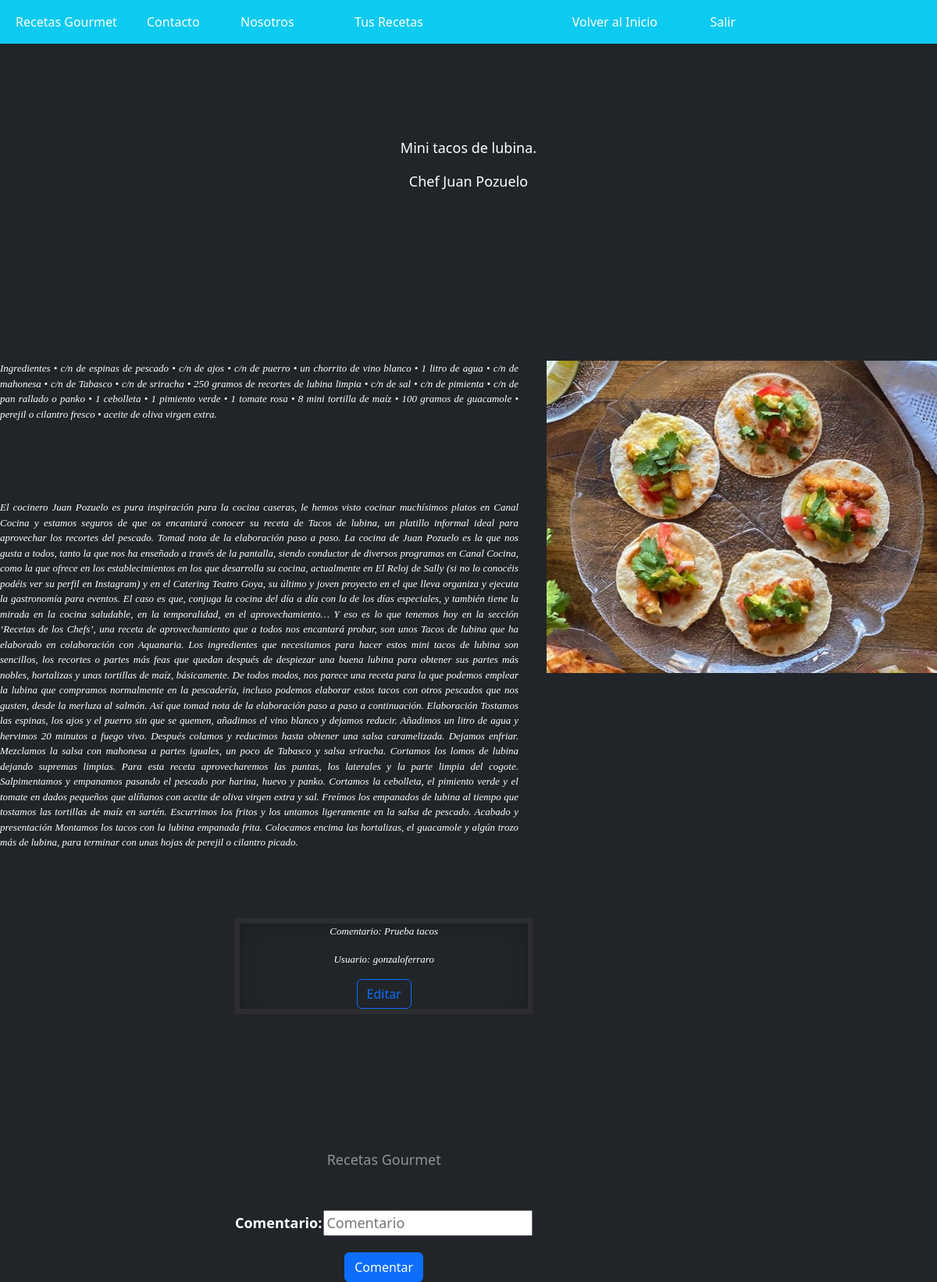
Screenshot of /Blog/taco/ with the database file from the repository.
### Blog/models.py (models this page shows, shortened)
class Receta(models.Model):
    imagen = models.ImageField(upload_to= "recetas", null= True, blank = True)
    nombre = models.CharField(max_length=80)
    ingrediente = models.CharField(max_length=5000, null=True, blank = True)
    texto = models.CharField(max_length=5000)
    email = models.EmailField()
    autor = models.CharField(max_length=30)

class Comentario(models.Model):
    Comentario = models.CharField(max_length=500)
    us = models.CharField(max_length=500, null=True, blank=True)
    autor = models.CharField(max_length=500, null=True, blank=True)
    nivel = models.CharField(max_length=500, null=True, blank=True)

### Blog/views.py (the view)
# urls.py: path('taco/', taco),
def taco(request):
    autor1 = "Juan Pozuelo"
    rec = Receta.objects.filter(autor=autor1)
    com=Comentario.objects.filter(autor=autor1)
    if request.method == "POST":
        formulario = form_comentario(request.POST)
        if formulario.is_valid():
            informacion = formulario.cleaned_data
            com = Comentario(Comentario = informacion["Comentario"],
            us= request.user, autor="Juan Pozuelo")
            com.save() #Guardo la data en la base de datos como en la función estudiantes.
            com=Comentario.objects.filter(autor=autor1)
            return render(request, "taco.html",{"recetas":rec,"comentarios":com,"formulario":formulario})
        else:
            formulario = form_comentario()
            return render(request, "taco.html",{"recetas":rec,"comentarios":com,"formulario":formulario})
    else:
        formulario = form_comentario()
        return render(request, "taco.html",{"recetas":rec,"comentarios":com,"formulario":formulario})

### Blog/forms.py
class form_comentario(forms.Form):
    Comentario = forms.CharField(widget= forms.TextInput(attrs={'placeholder': 'Comentario'}))
    class Meta:
        model = User
        fields = ['Comentario']
        help_texts = {k:"" for k in fields}

### Blog/template/taco.html (shortened to what this page needs)
{% extends "home.html"%}
    {% load static %}
{% block contenido %}
<body class="d-flex h-100 text-center text-bg-dark" >
    <div class="contenido1">
        <p class="nav-item" style="position: relative; font-size: large;">
            {% if recetas %}
                {% for r in recetas %}
                    <p>
                        {{r.nombre}}
                    </p>
                    <p>
                        Chef {{r.autor}}
                    </p>
                    <img src="{{r.imagen.url}}" style="float: right; margin: 0 0 1em 2em; position:relative; top:200px" height="400px" width= "500px" alt="" >
                    <div class = "contenido2" style="position:relative;top:200px;">
                        {{r.ingrediente}}
                    </div>
                    <div class = "contenido2" style="position:relative;top:300px;">
                        {{r.texto}}
                    </div>
                {%endfor%}
            {% endif %}
            <div  style="position: absolute; top:1000px;left:300px">
                {% if comentarios %}
                    {% for c in comentarios %}
                        <div class="list-group">
                            <div class="borde">
                                <p class="contenido22" style="position:relative">Comentario: {{c.Comentario}}</p>
                                <p class="contenido22" style="position:relative">Usuario: {{c.us}}</p>
                                <a  href="/Blog/editar_taco/{{c.id}}" class= "btn btn-outline-primary" style="position: relative;">Editar</a>
                            </div>
                        </div>
                    {%endfor%}
                {%endif%}
                <div style="position:relative;">
                    <form style="position:relative; top:250px" method="POST">{% csrf_token %}
                        <table style="position:relative">
                            {{ formulario.as_table }}
                        </table>
                        <button class="btn btn-primary" style="position:relative; top:20px; text-decoration: none; color: white" type="submit">Comentar</button>
                    </form>
                </div>
                <footer class="mt-auto text-white-50" style="position:relative;top:100px">
                    <p>Recetas Gourmet </p>
                </footer>
            </div>
        </p>
    </div>
</body>
</html>
{% endblock %}

### Blog/static/css/myestilo.css (style rules this page uses)
.borde { border: solid rgba(97, 78, 78, 0.192); border-width: 7px ; box-shadow: inset 0 .5em 1.5em rgba(0, 0, 0, .1), inset 0 .125em .5em rgba(0, 0, 0, .15); }
.contenido1 { position: relative; top: 80px; font-size: 1.125rem; }
.contenido2 { position: relative; top: 80px; font-size: small; font-family: Georgia, 'Times New Roman', Times, serif; font-style: italic; color: white; text-align: justify; vertical-align: baseline; align-content: center; display: inherit; clear: left; }
.contenido22 { position: relative; font-size: small; font-family: Georgia, 'Times New Roman', Times, serif; font-style: italic; color: white; vertical-align: baseline; align-content: center; display: inherit; clear: left; }

### Blog/template/taco.html (style rules this page uses)
body { background-image: url("https://thumbs.dreamstime.com/b/black-wood-texture-background-design-backdrop-concept-decorative-objects-225996732.jpg"); background-position: center 25%; background-size: cover; }

### rows the page displays
Receta: nombre "Mini tacos de lubina.", autor "Juan Pozuelo", imagen (picture), ingrediente "Ingredientes • c/n de espinas de pescado • c/n de ajos • c/n de puerro • un chorrito de vino blanco • 1 litro de agua • c/n de mahonesa • c/n de Tabasco • c/n de sriracha • 250 gramos de recortes de lubina limpia • c/n de sal • c/n de pimienta • c/n de pan rallado o panko • 1 cebolleta • 1 pimiento verde • 1 tomate rosa • 8 mini tortilla de maíz • 100 gramos de guacamole • perejil o cilantro fresco • aceite de oliva virgen extra.", texto "El cocinero Juan Pozuelo es pura inspiración para la cocina caseras, le hemos visto cocinar muchísimos platos en Canal Cocina y estamos seguros de que os encantará conocer su receta de Tacos de lubina, un platillo informal ideal para aprovechar los recortes del pescado. Tomad nota de la elaboración paso a paso. La cocina de Juan Pozuelo es la que nos gusta a todos, tanto la que nos ha enseñado a través de la pantalla, siendo conductor de diversos programas en Canal Cocina, como la que ofrece en los establecimientos en los que desarrolla su cocina, actualmente en El Reloj de Sally (si no lo conocéis podéis ver su perfil en Instagram) y en el Catering Teatro Goya, su último y joven proyecto…"
Comentario: Comentario "Prueba tacos", us "gonzaloferraro"
